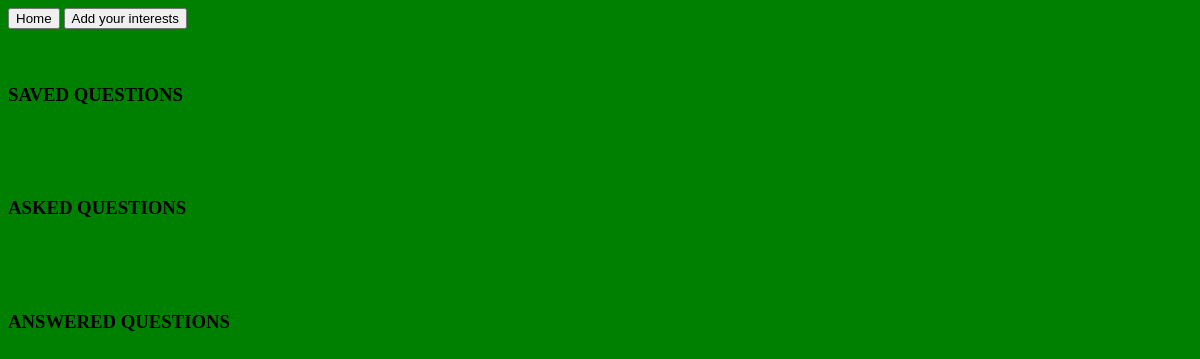
/profile/ (signed in), run on an earlier commit of the app's database.
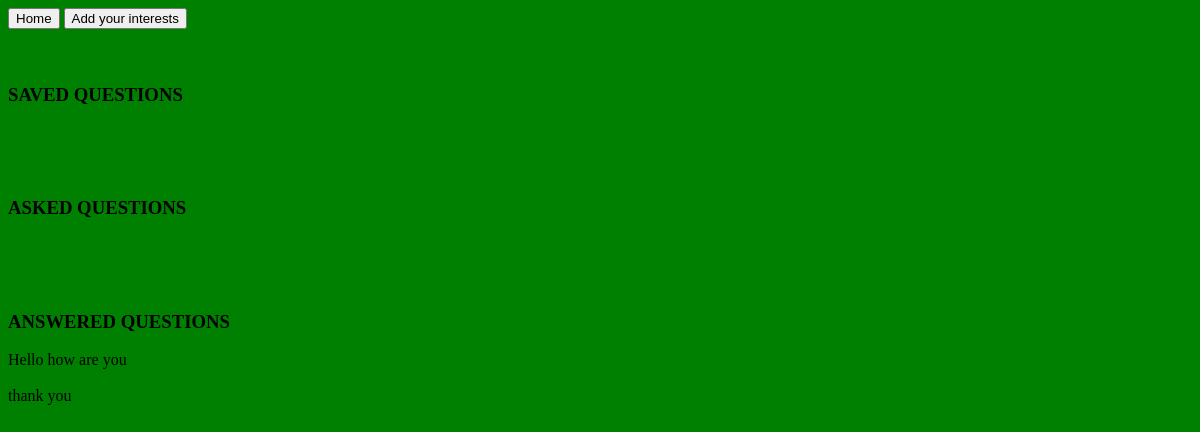
And on a later commit of the database.
### home/models.py (models this page shows, shortened)
class Question(models.Model):
	explaination = models.CharField(max_length = 300 , default = '')
	text = models.CharField(max_length = 140)
	upvote = models.IntegerField(default = 0)
	downvote = models.IntegerField(default = 0)
	user = models.ForeignKey(User, on_delete = models.CASCADE)
	topic_choices = (
		('topic1' , 'topic1'),
		('topic2' , 'topic2'),
		)
	interests = models.CharField(max_length = 10 , default = '',choices = topic_choices)
	creation_date = models.DateTimeField(default = timezone.now())

class Answer(models.Model):
	user = models.ForeignKey(User, on_delete = models.CASCADE)
	question = models.ForeignKey(Question , on_delete = models.CASCADE)
	text = models.CharField(max_length = 300)
	a_type = models.CharField(default = "text" , max_length = 10)
	path = models.CharField(max_length = 140 , default = "")
	upvote = models.IntegerField(default = 0)
	downvote = models.IntegerField(default = 0)
	creation_date = models.DateTimeField(default = timezone.now())
	class Meta:
		unique_together = ('user' , 'question',)

### Profile/views.py (the view)
# urls.py: path('' , views.index , name = "profile"),
@login_required
def index(request):
	user = User.objects.get(username = request.user)
	saves = Save.objects.filter(user = user)
	question_id = set()
	for save in saves:
		question_id.add(save.question_id)
	save_questions = Question.objects.filter(id__in = question_id)
	save_answers = Answer.objects.filter(question_id__in = question_id)
	ask_questions = Question.objects.filter(user = user)
	question_id2 = set()
	for q in ask_questions:
		question_id2.add(q.id)
	ask_answers = Answer.objects.filter(question_id__in = question_id2)
	answers = Answer.objects.filter(user = user)
	question_id1 = set()
	for answer in answers:
		question_id1.add(answer.question_id)
	answer_questions = Question.objects.filter(id__in = question_id1)
	return render(request , 'Profile/profile.html',{'save_q':save_questions ,
							'ask_q':ask_questions , 'answer_q':answer_questions ,
							'answer_a':answers , 'save_a':save_answers,
							'ask_a':ask_answers})

### Profile/templates/Profile/profile.html (shortened to what this page needs)
<!DOCTYPE html>
<html>
<head>
</head>
<body style = "background-color: green">
	<a href = "/home/dashboard/"><button type = "button">Home</button></a>
	<a href="/profile/interests/"><button type ="button">Add your interests</button></a>
	<br>
	<br>
	<br>
	<h3> SAVED QUESTIONS </h3>
	<br>
	<br>
	<br>
	<h3> ASKED QUESTIONS </h3>
	<br>
	<br>
	<br>
	<h3> ANSWERED QUESTIONS </h3>
	{% for q in answer_q %}
	{{q.text}}
	<br>
	<br>
	{% for a in answer_a %}
	{% if a.question_id == q.id %}
	{{a.text}}
	<br>
	{% endif %}
	{% endfor %}
	{% endfor %}
</body>
</html>

What changed in the data, as far as the page shows it:
now on this page (row unchanged): Question: text "Hello how are you"
added Answer: text "thank you"
